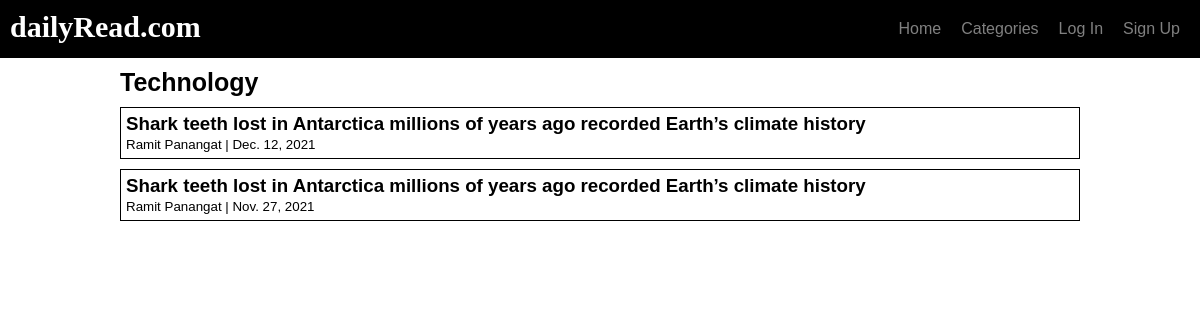
The app's page /categories/Technology with its own data.
### main/models.py (models this page shows, shortened)
class Category(models.Model):
    title = models.CharField(max_length=150)

class Post(models.Model):
    title = models.CharField(max_length=255)
    author = models.ForeignKey(User, on_delete=models.CASCADE)
    date = models.DateField(auto_now_add=True)
    category = models.ForeignKey(Category, on_delete=models.CASCADE)
    content = models.TextField()

### main/views.py (the view)
# urls.py: path('categories/<str:title>', views.categoryView, name="categoryView"),
def categoryView(response, title):
    categoryPost = Post.objects.filter(category__title__contains=title)
    content = {"categoryPost": categoryPost.order_by("-date"), "title": title}
    return render(response, 'categoryView.html', content)

### templates/categoryView.html (shortened to what this page needs)
{% extends 'base.html' %}
{% block content %}
{% load static %}
{% if categoryPost %}
    <h2 class="category-title">{{title}}</h2>
    {% for post in categoryPost %}
        <div class="blog-list">
            <h3><a href="{% url 'articleView' post.pk %}">{{ post.title }}</a></h3>
            <small>{{ post.author.first_name }} {{post.author.last_name}} | {{ post.date }}</small>
        </div>
    {% endfor %}
{% else %}
<div class="no-data">
    <h3>Sorry, no data found in this category.</h3>
    <img src="{% static 'opps.png' %}" alt="Opps">
</div>
{% endif %}
{% endblock content %}

### static/style.css (style rules this page uses)
* { margin: 0; padding: 0; font-family: Helvetica, Arial, sans-serif; box-sizing: border-box; }
.blog-list { border: 0.5px solid black; padding: 5px; margin: 10px auto; width: 80%; }
.blog-list a { text-decoration: none; color: black; }
.category-title { width: 80%; margin: 10px auto; font-size: 25px; }

### records on screen
Category: title "Technology"
Post: title "Shark teeth lost in Antarctica millions of years ago recorded Earth’s climate history", author.first_name "Ramit", author.last_name "Panangat", date "Dec. 12, 2021"
Post: title "Shark teeth lost in Antarctica millions of years ago recorded Earth’s climate history", author.first_name "Ramit", author.last_name "Panangat", date "Nov. 27, 2021"
